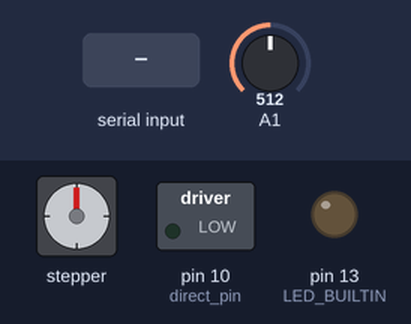
Bench run of a sketch on a simulated Arduino Uno, built with avr-gcc and run on an emulated ATmega328P. Parts: stepper motor, switched loads named in the sketch (green lamp = pin HIGH), output pins drawn as LEDs (lit = HIGH). The inputs (shaded band) are chosen by the test bench; at power-on: A1 = 512. Stepper angles assume 32767 steps per turn; what the sketch prints to the serial monitor is not drawn.

Above: at 1.2 s.
1.3 s: "stop\n" received over Serial
Timing chart, 0 to 4.3 s (numbered marks = the images above; inputs shaded):
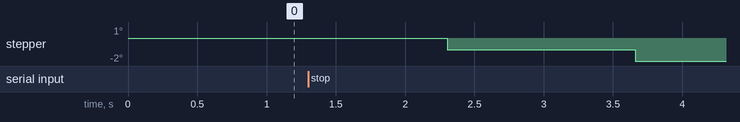

Measured:
- after the input at 1.3 s, stepper: goes -1° 1.4 s, then -2°, starting after 1.0 s

The sketch:

stepperTest.ino
```cpp
#include <SoftwareSerial.h>
#include <Stepper.h>

int step_pin = 12;
int direct_pin = 10;
int fast = 50;
int input = 0;
String command = "";

void setup() {
  // put your setup code here, to run once:
  Serial.begin(9600);
  pinMode(step_pin, OUTPUT);
  pinMode(direct_pin, OUTPUT);
  pinMode(LED_BUILTIN, OUTPUT);
  digitalWrite(direct_pin, LOW);
}

void loop() {
  // put your main code here, to run repeatedly:
  /*
  digitalWrite(step_pin, HIGH);
  digitalWrite(LED_BUILTIN, HIGH);
  delayMicroseconds(fast);
  digitalWrite(step_pin, LOW);
  digitalWrite(LED_BUILTIN, LOW);
  delayMicroseconds(fast);
  */

  if (Serial.available() > 0) {
    command = Serial.readString();
    Serial.print("command = ");
    Serial.println(command);
    //moveStepper(direct_pin, step_pin);
    oneRev(direct_pin, step_pin);
  }
}

float pulseStep(int direct) {
  if (Serial.available() > 0) {
    command = Serial.readString();
    Serial.print("command = ");
    Serial.println(command);
  }
}

float oneRev(int directPin, int stepPin) {
  int currentSpeed = 100;
  float stepsPerRev = 5000;
  float gearRatio = 46;
  float degreesToMove = 30;
  float stepsToMove = (3200.0 / 360.0) * (degreesToMove * gearRatio);
  //float totalSteps = (stepsPerRev*gearRatio);
  int count = 0;
  int takeAverageCount = 0;
  int sampleAnalogIn = 0;
  float onePotTurn = 102.3;
  int motorPotGear = 60.0;
  int potGear = 10.0;
  float potGearRatio = motorPotGear / potGear;
  float potStart = 0;
  float potStop = 0;
  float potChange = 0;
  float degChange = 0;
  bool firstPotVal = true;
  bool grabPotVal = false;
  Serial.print("stepsToMove = ");
  Serial.println(stepsToMove);
  Stepper currentStepper((stepsPerRev*gearRatio), directPin, directPin+1, stepPin, stepPin+1);
  currentStepper.setSpeed(currentSpeed);
  //for (float i=0; i<stepsToMove; i++) {
  while (degChange < degreesToMove) {
    currentStepper.step(-1);
    count++;
    if (firstPotVal == true) {
      sampleAnalogIn = analogRead(A1) + sampleAnalogIn;
      takeAverageCount++;
      potStart = (sampleAnalogIn) / takeAverageCount;
      potStop = potStart;
      if (takeAverageCount == 10) {
        firstPotVal = false;
        takeAverageCount = 0;
        sampleAnalogIn = 0;
        Serial.print("potStart = ");
        Serial.println(potStart);
      }
      Serial.print("sampleAnalogIn = ");
      Serial.println(sampleAnalogIn);
    }
    if (count > 100) {
      grabPotVal = true;
    }
    if (grabPotVal == true) {
      if (takeAverageCount == 10) {
        takeAverageCount = 0;
        grabPotVal = false;
        potStop = sampleAnalogIn / takeAverageCount;
        count = 0;
        sampleAnalogIn = 0;
      }
      takeAverageCount++;
      Serial.print("takeAverageCount = ");
      Serial.println(takeAverageCount);
      sampleAnalogIn = (analogRead(A1) + sampleAnalogIn);
      Serial.print("pot value = ");
      Serial.println(analogRead(A1));
    }
    Serial.print("count = ");
    Serial.println(count);
    potChange = abs(potStart - potStop);
    degChange = (potChange * 360) / (onePotTurn * potGearRatio);
  }
//  potChange = abs(potStart - potStop);
//  degChange = (potChange * 360) / (onePotTurn * potGearRatio);
  Serial.print("Degrees moved = ");
  Serial.println(degChange);
  Serial.println("done");
}

float moveStepper(int directPin, int stepPin) {
  int currentSpeed = 6000;
  int stepsPerRev = 3200;
  bool cont = true;
  while (cont == true) {
    Stepper currentStepper(stepsPerRev, directPin, directPin+1, stepPin, stepPin+1);
    currentStepper.setSpeed(currentSpeed);
    Serial.println("Moving");
    currentStepper.step(-100);
    if (Serial.available() > 0) {
      command = Serial.readString();
      Serial.print("command = ");
      Serial.println(command);
      Serial.println(command.indexOf("stop"));
      if (command.indexOf("stop") != -1) {
        Serial.println("stopping");
        cont = false;
      }
    }
  }

}
```
